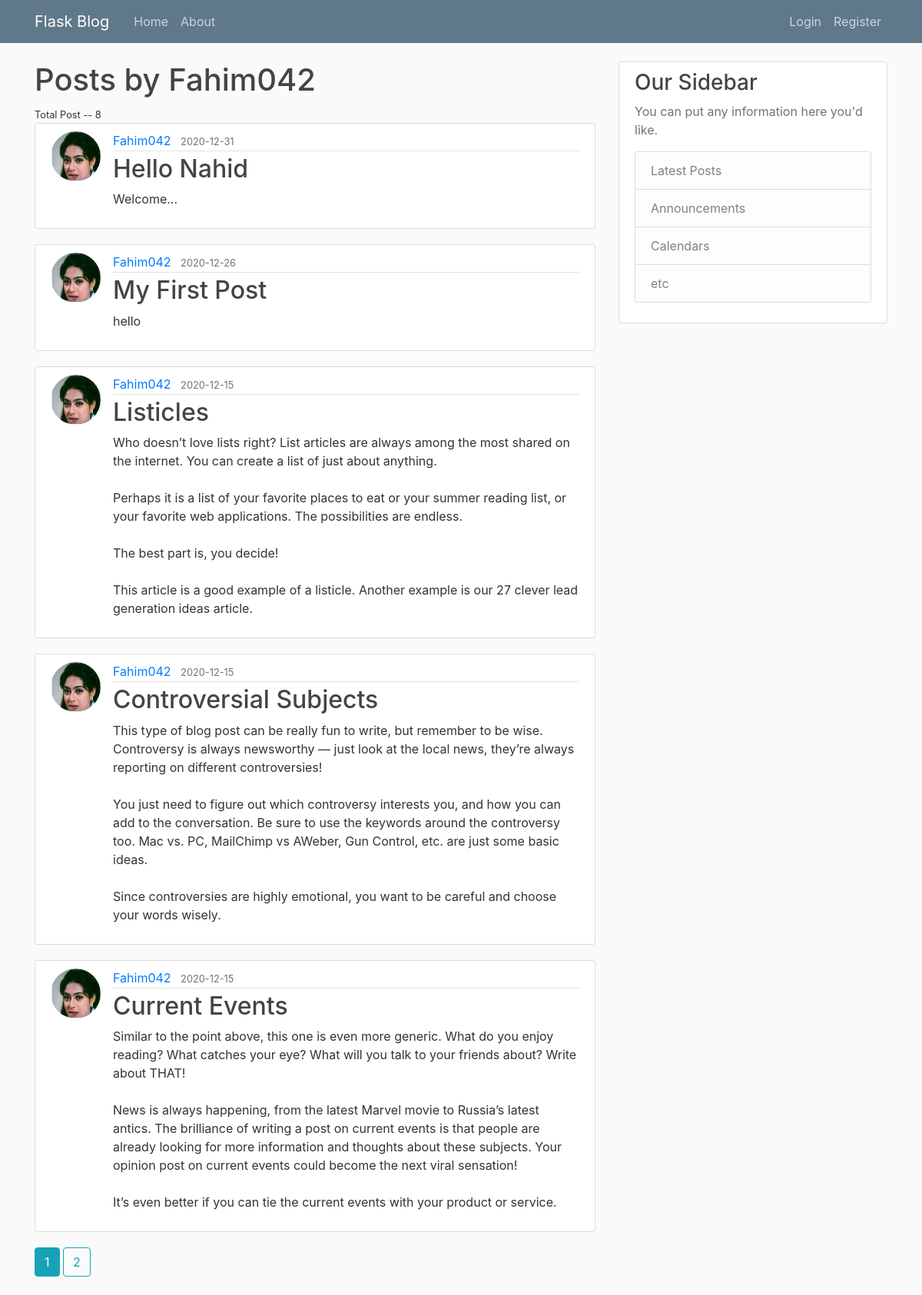
The page /user/Fahim042 on the database its author committed.
### flaskblog/models.py (models this page shows, shortened)
class User(db.Model, UserMixin):
    id = db.Column(db.Integer, primary_key=True)
    username = db.Column(db.String(20), unique=True, nullable=False)
    email = db.Column(db.String(120), unique=True, nullable=False)
    image_file = db.Column(db.String(20), nullable=False, default='default.jpg')
    password = db.Column(db.String(60), nullable=False)
    posts = db.relationship('Post', backref='author', lazy=True)

class Post(db.Model):
    id = db.Column(db.Integer, primary_key=True)
    title = db.Column(db.String(100), nullable=False)
    date_posted = db.Column(db.DateTime, nullable=False, default=datetime.utcnow)
    content = db.Column(db.Text, nullable=False)
    user_id = db.Column(db.Integer, db.ForeignKey('user.id'), nullable=False)

### flaskblog/routes.py (the view)
@app.route("/user/<string:username>")
def user_posts(username):
    page = request.args.get('page', 1, type=int)
    user = User.query.filter_by(username=username).first_or_404()
    posts = Post.query.filter_by(author=user)\
        .order_by(Post.date_posted.desc())\
        .paginate(page=page, per_page=5)
    return render_template('user_posts.html', posts=posts, user=user)

### flaskblog/templates/user_posts.html
{% extends 'layout.html' %}
{% block content %}
    <h1> Posts by {{user.username}}</h1>
    <small class="mb-3">Total Post -- {{ posts.total }}</small>
    {% for post in posts.items %}
    <article class="media content-section">
        <img class="rounded-circle article-img" src="{{ url_for('static', filename='profile_pic/' + post.author.image_file) }}">
        <div class="media-body">
          <div class="article-metadata">
            <a class="mr-2" href="{{ url_for('user_posts', username=post.author.username) }}">{{ post.author.username }}</a>
            <small class="text-muted">{{ post.date_posted.strftime('%Y-%m-%d') }}</small>
          </div>
          <h2><a class="article-title" href="{{ url_for('post', post_id=post.id) }}">{{ post.title }}</a></h2>
          <p class="article-content">{{ post.content }}</p>
        </div>
    </article>
    {% endfor %}
    {% for page_num in posts.iter_pages(left_edge=1, right_edge=1, left_current=1, right_current=2) %}
        {% if page_num %}
          {% if posts.page == page_num %}
            <a class="btn btn-info mb-4" href="{{url_for('user_posts', username=user.username, page=page_num)}}">{{ page_num }}</a>
          {% else %}
            <a class="btn btn-outline-info mb-4" href="{{url_for('user_posts', username=user.username, page=page_num)}}">{{ page_num }}</a>
          {% endif %}
        {% else %}
          ....
        {% endif %}
    {% endfor %}
{% endblock content %}

### flaskblog/static/main.css (style rules this page uses)
body { background: #fafafa; color: #333333; margin-top: 5rem; }
h1, h2, h3, h4, h5, h6 { color: #444444; }
.content-section { background: #ffffff; padding: 10px 20px; border: 1px solid #dddddd; border-radius: 3px; margin-bottom: 20px; }
.article-title { color: #444444; }
.article-content { white-space: pre-line; }
.article-img { height: 65px; width: 65px; margin-right: 16px; }
.article-metadata { padding-bottom: 1px; margin-bottom: 4px; border-bottom: 1px solid #e3e3e3 }

### rows shown on the page
User: username "Fahim042"
Post: image_file (picture), author.username "Fahim042", date_posted "2020-12-31", title "Hello Nahid", content "Welcome..."
Post: image_file (picture), author.username "Fahim042", date_posted "2020-12-26", title "My First Post", content "hello"
Post: image_file (picture), author.username "Fahim042", date_posted "2020-12-15", title "Listicles", content "Who doesn’t love lists right? List articles are always among the most shared on the internet. You can create a list of just about anything. Perhaps it is a list of your favorite places to eat or your summer reading list, or your favorite web applications. The possibilities are endless. The best part is, you decide! This article is a good example of a listicle. Another example is our 27 clever lead generation ideas article."
Post: image_file (picture), author.username "Fahim042", date_posted "2020-12-15", title "Controversial Subjects", content "This type of blog post can be really fun to write, but remember to be wise. Controversy is always newsworthy — just look at the local news, they’re always reporting on different controversies! You just need to figure out which controversy interests you, and how you can add to the conversation. Be sure to use the keywords around the controversy too. Mac vs. PC, MailChimp vs AWeber, Gun Control, etc. are just some basic ideas. Since controversies are highly emotional, you want to be careful and choose your words wisely."
Post: image_file (picture), author.username "Fahim042", date_posted "2020-12-15", title "Current Events", content "Similar to the point above, this one is even more generic. What do you enjoy reading? What catches your eye? What will you talk to your friends about? Write about THAT! News is always happening, from the latest Marvel movie to Russia’s latest antics. The brilliance of writing a post on current events is that people are already looking for more information and thoughts about these subjects. Your opinion post on current events could become the next viral sensation! It’s even better if you can tie the current events with your product or service."

### other values the page prints
{{ posts.total }} "8"
{{ page_num }} "1"
{{ page_num }} "2"
